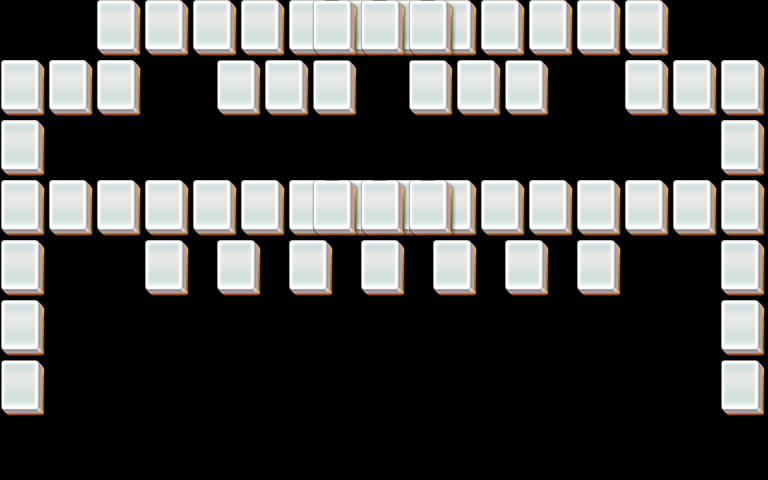

A 2D game scene composited from a Tiled map and its tileset images. What follows is a short description and the map's XML, with each tile layer's data collapsed to a summary:
An orthogonal 32x16 tile map with 24x30 px tiles, 5 tile layers (layer1, layer2, layer3, layer4, ...).

<map version="1.0" orientation="orthogonal" width="32" height="16" tilewidth="24" tileheight="30">
 <properties>
  <property name="species" value="15" />
 </properties>
 <tileset firstgid="1" name="mahjong" tilewidth="48" tileheight="60">
  <image source="mahjong.png" />
 </tileset>
 <layer name="layer1" width="32" height="16">
  <data>[512 cells, 55 non-empty, 1 distinct tile ids]</data>
 </layer>
 <layer name="layer2" width="32" height="16">
  <data>[512 cells, 49 non-empty, 1 distinct tile ids]</data>
 </layer>
 <layer name="layer3" width="32" height="16">
  <data>[512 cells, 38 non-empty, 1 distinct tile ids]</data>
 </layer>
 <layer name="layer4" width="32" height="16">
  <data>[512 cells, 23 non-empty, 1 distinct tile ids]</data>
 </layer>
 <layer name="layer5" width="32" height="16">
  <data>[512 cells, 3 non-empty, 1 distinct tile ids]</data>
 </layer>
</map>
